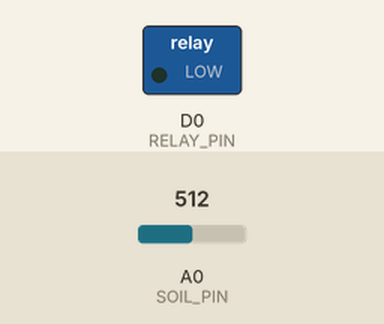
Simulated run of this sketch. Board: ESP8266 (NodeMCU). On the bench: switched loads named in the sketch (green lamp = pin HIGH). Inputs (shaded band) come from the test bench; at power-on: A0 (SOIL_PIN) = 512. WiFi joins after 1.5 s; servers stay silent unless stated; what the sketch prints to the serial monitor is not drawn.

Above: at 3.0 s.
3.1 s: A0 (SOIL_PIN) set to 691
5.0 s: A0 (SOIL_PIN) set to 714
At 6.3 s:
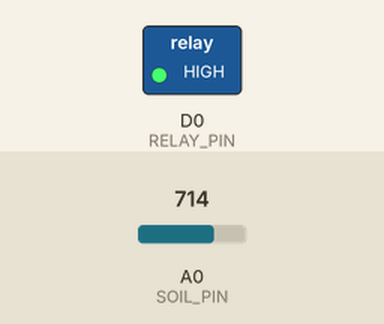
7.3 s: A0 (SOIL_PIN) set to 690
At 9.0 s:
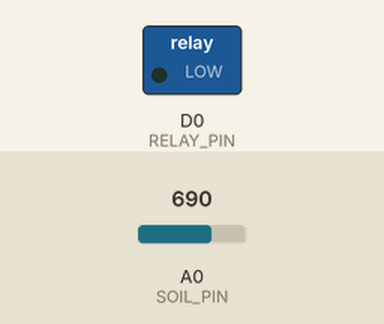
9.3 s: A0 (SOIL_PIN) set to 710
At 10.5 s:
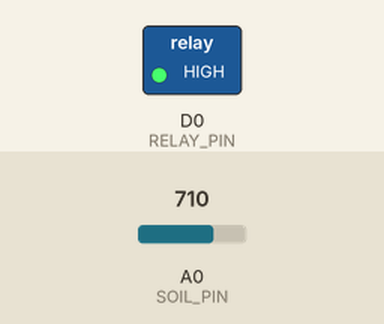
Timing chart, 0 to 12.3 s (numbered marks = the images above; inputs shaded):
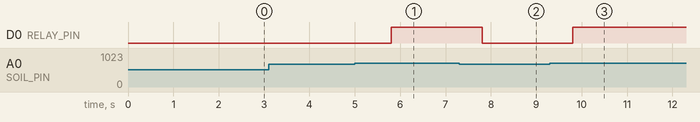

The sketch:

soil_moisture.ino
```cpp
/*
 * JUDUL: Soil Moisture Sensor (Kelembaban Tanah)
 * FUNGSI: Mengukur kelembaban tanah untuk irigasi otomatis
 * PIN: A0 (Analog)
 * RELAY: D0 (aktif saat tanah kering -> nyalakan pompa)
 *
 * Cara Kerja:
 * - Tanah basah = resistansi kecil = nilai kecil
 * - Tanah kering = resistansi besar = nilai besar
 * - Relay ON (pompa menyala) saat tanah kering
 *
 * Blynk Virtual Pin:
 * V1 = Nilai mentah (0-1024)
 * V2 = Persentase kelembaban (0-100%)
 * V10 = Status relay (pompa)
 */

#define BLYNK_TEMPLATE_ID "YourTemplateID"
#define BLYNK_TEMPLATE_NAME "Soil Moisture"
#define BLYNK_AUTH_TOKEN "YourAuthToken"

#include <ESP8266WiFi.h>
#include <BlynkSimpleEsp8266.h>

#define SOIL_PIN A0
#define RELAY_PIN D0

char ssid[] = "YourWiFiSSID";
char pass[] = "YourWiFiPassword";

// Threshold tanah kering (sesuaikan dengan sensor Anda)
// Biasanya 700-800 untuk tanah kering
int dryThreshold = 700;

BlynkTimer timer;

void setup() {
  Serial.begin(115200);
  pinMode(RELAY_PIN, OUTPUT);
  digitalWrite(RELAY_PIN, LOW);

  Blynk.begin(BLYNK_AUTH_TOKEN, ssid, pass);
  timer.setInterval(1000L, sendSensorData);
}

void loop() {
  Blynk.run();
  timer.run();
}

void sendSensorData() {
  int soilValue = analogRead(SOIL_PIN);

  // Kirim nilai mentah ke Blynk
  Blynk.virtualWrite(V1, soilValue);

  // Konversi ke persen (0% kering, 100% basah)
  int moisturePercent = map(soilValue, 1024, 0, 0, 100);
  if (moisturePercent < 0) moisturePercent = 0;
  if (moisturePercent > 100) moisturePercent = 100;
  Blynk.virtualWrite(V2, moisturePercent);

  // Kontrol relay (pompa)
  if (soilValue > dryThreshold) {
    digitalWrite(RELAY_PIN, HIGH);  // Nyalakan pompa
    Blynk.virtualWrite(V10, 1);
    Blynk.logEvent("soil_dry", "Tanah Kering! Pompa menyala");
    Serial.println("⚠️ Tanah KERING - Pompa ON");
  } else {
    digitalWrite(RELAY_PIN, LOW);   // Matikan pompa
    Blynk.virtualWrite(V10, 0);
    Serial.println("✅ Tanah BASAH - Pompa OFF");
  }

  Serial.print("Soil Value: ");
  Serial.print(soilValue);
  Serial.print(" | Kelembaban: ");
  Serial.print(moisturePercent);
  Serial.println("%");
}
```

Measured:
- the behaviour switches between 700 and 701 on A0 (SOIL_PIN) (found by bisection; images 0 and 1)
- after the input at 3.1 s, every drawn part: stays the same
- after the input at 5.0 s, D0 (RELAY_PIN): LOW → HIGH after 0.80 s
- after the input at 7.3 s, D0 (RELAY_PIN): HIGH → LOW after 0.50 s
- after the input at 9.3 s, D0 (RELAY_PIN): LOW → HIGH after 0.50 s
